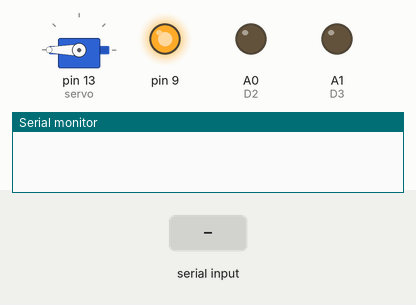
Bench run of a sketch on a simulated Arduino Uno, built with avr-gcc and run on an emulated ATmega328P. On the bench: servo, output pins drawn as LEDs (lit = HIGH), the last lines printed to the serial monitor. The inputs (shaded band) are chosen by the test bench.

Above: at 5.7 s.
5.8 s: "V" received over Serial
At 7.0 s:
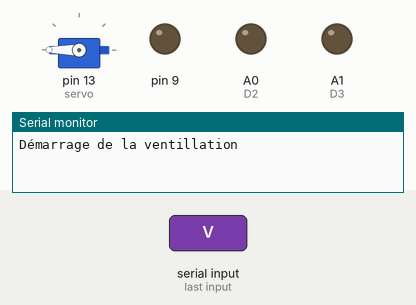
7.3 s: "L" received over Serial
At 8.2 s:
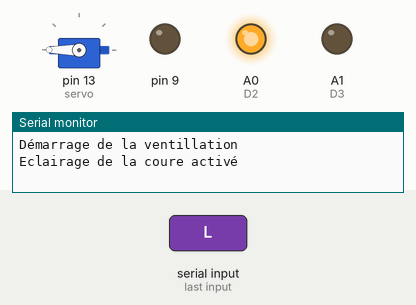
8.8 s: "v" received over Serial
At 9.3 s:
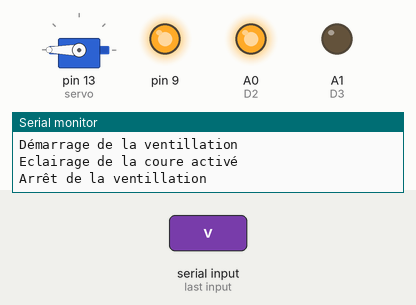
10.3 s: "I" received over Serial
At 11.5 s:
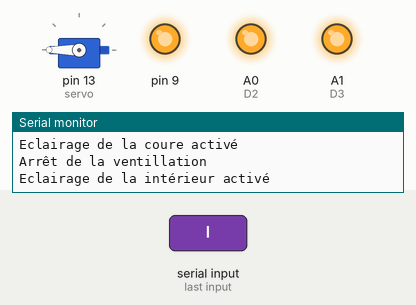
11.8 s: "l" received over Serial
At 12.8 s:
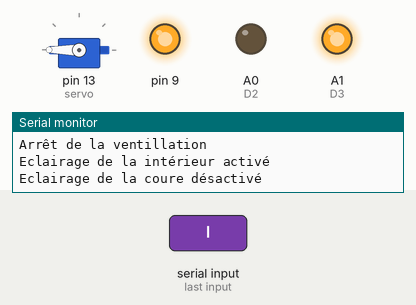
13.3 s: "S" received over Serial
At 18.8 s:
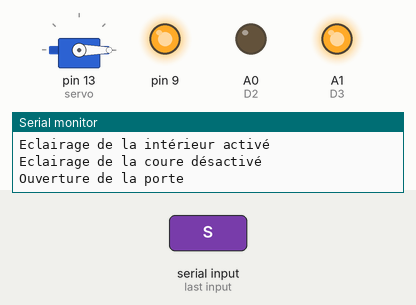
Timing chart, 0 to 19.3 s (numbered marks = the images above; inputs shaded):
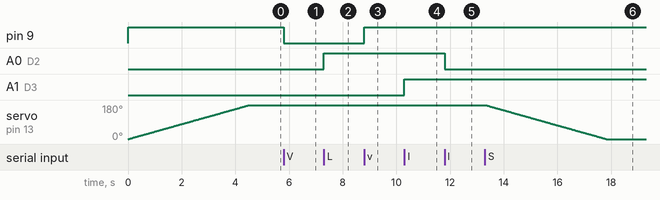

Measured:
- after the input at 5.8 s, pin 9: HIGH → LOW at once
- after the input at 7.3 s, A0 (D2): LOW → HIGH at once
- after the input at 8.8 s, pin 9: LOW → HIGH at once
- after the input at 10.3 s, A1 (D3): LOW → HIGH at once
- after the input at 11.8 s, A0 (D2): HIGH → LOW at once
- after the input at 13.3 s, servo on pin 13 (servo): moves from 180° to 0° over 4.5 s, starting at once

The sketch:

domo2.0.ino
```cpp
#include <SoftwareSerial.h>
#include <Servo.h>
Servo servo;
int i;
int D2 = A0;
int D3 = A1;


void setup() {
  // put your setup code here, to run once:
  pinMode(9, OUTPUT);
  servo.attach(13);
  Serial.begin(9600);
  digitalWrite(9, HIGH);
  ouverture();

}

void loop() {
  // put your main code here, to run repeatedly:
  char command = 'o';
  if(Serial.available()){
    command = (char)Serial.read();

    switch(command){

      case 'V':
        digitalWrite(9, LOW);
        Serial.println("Démarrage de la ventillation");
        break;


      case 'v':
        digitalWrite(9, HIGH);
        Serial.println("Arrêt de la ventillation");
        break;


      case 'S':
        fermeture();
        Serial.println("Ouverture de la porte");
        break;


      case 's':
        ouverture();
        Serial.println("Fermerture de la porte");
        break;


       case 'L':
        analogWrite(D2, 255);
        Serial.println("Eclairage de la coure activé");
        break;


      case 'l':
        analogWrite(D2, LOW);
        Serial.println("Eclairage de la coure désactivé");
        break;


      case 'I':
        analogWrite(D3, 255);
        Serial.println("Eclairage de la intérieur activé");
        break;


      case 'i':
        digitalWrite(D3, LOW);
        Serial.println("Eclairage de la intérieur désactivé");
        break;


      default:
        Serial.println("Commande inconnue");
        break;


    }


    }

}


void ouverture(){

  for(i = 0; i <= 180; i++){

    servo.write(i);
    delay(25);
    }
  }


  void fermeture(){

  for(i = 180; i >= 0; i--){

    servo.write(i);
    delay(25);
    }
  }
```
